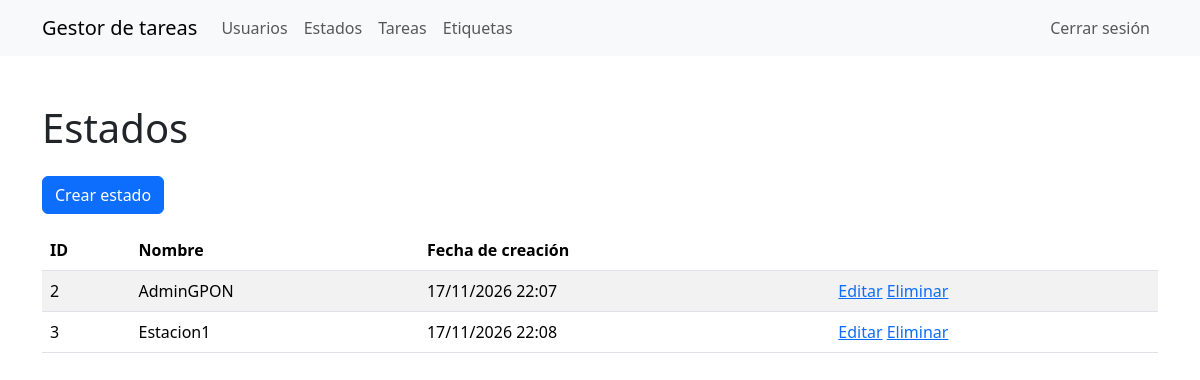
The app's page /statuses/ (signed in), older data.
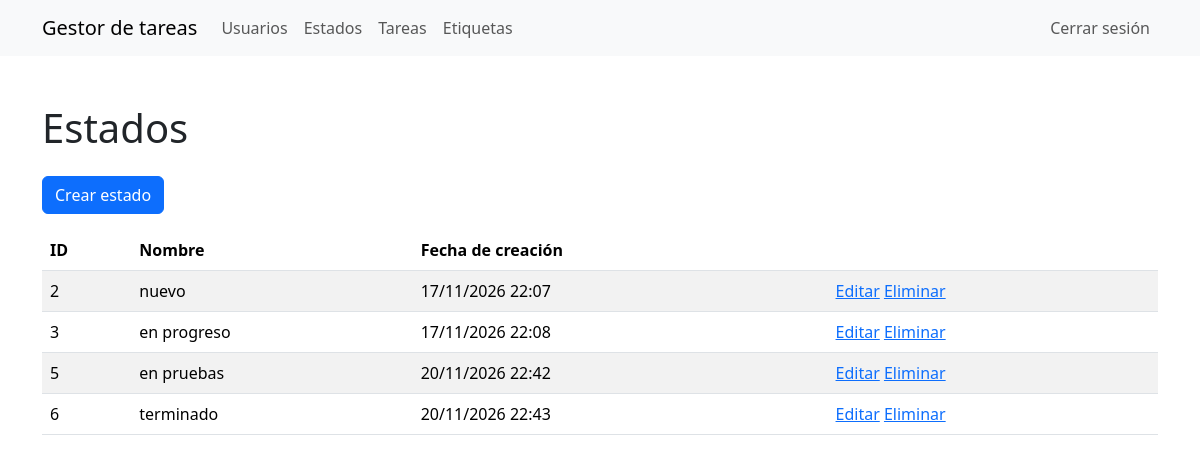
The same page, newer data.
### task_manager/statuses/models.py (models this page shows, shortened)
class Status(models.Model):
    name = models.CharField(max_length=255, unique=True)
    created_at = models.DateTimeField(auto_now_add=True)

### task_manager/statuses/views.py (the view)
# urls.py: path('', views.StatusListView.as_view(), name='statuses_index'),
class StatusListView(AuthRequiredMixin, ListView):
    model = Status
    template_name = 'statuses/index.html'

### task_manager/templates/statuses/index.html
{% extends "base.html" %}
{% block content %}
  <h1 class="my-4">Estados</h1>
  <a class="btn btn-primary mb-3" href="{% url 'statuses_create' %}">
    Crear estado
  </a>
  <table class="table table-striped">
    <thead>
      <tr>
        <th>ID</th>
        <th>Nombre</th>
        <th>Fecha de creación</th>
        <th></th>
      </tr>
    </thead>
    <tbody>
      {% for status in status_list %}
        <tr>
          <td>{{ status.pk }}</td>
          <td>{{ status.name }}</td>
          <td>{{ status.created_at|date:"d/m/Y H:i" }}</td>
          <td>
            <a href="{% url 'statuses_update' status.pk %}">Editar</a>
            <a href="{% url 'statuses_delete' status.pk %}">Eliminar</a>
          </td>
        </tr>
      {% endfor %}
    </tbody>
  </table>
{% endblock %}

Row changes from the older to the newer data that the page shows:
changed Status id 2: name "AdminGPON" → "nuevo"
changed Status id 3: name "Estacion1" → "en progreso"
added Status: pk "5", name "en pruebas", created_at "20/11/2026 22:42"
added Status: pk "6", name "terminado", created_at "20/11/2026 22:43"
